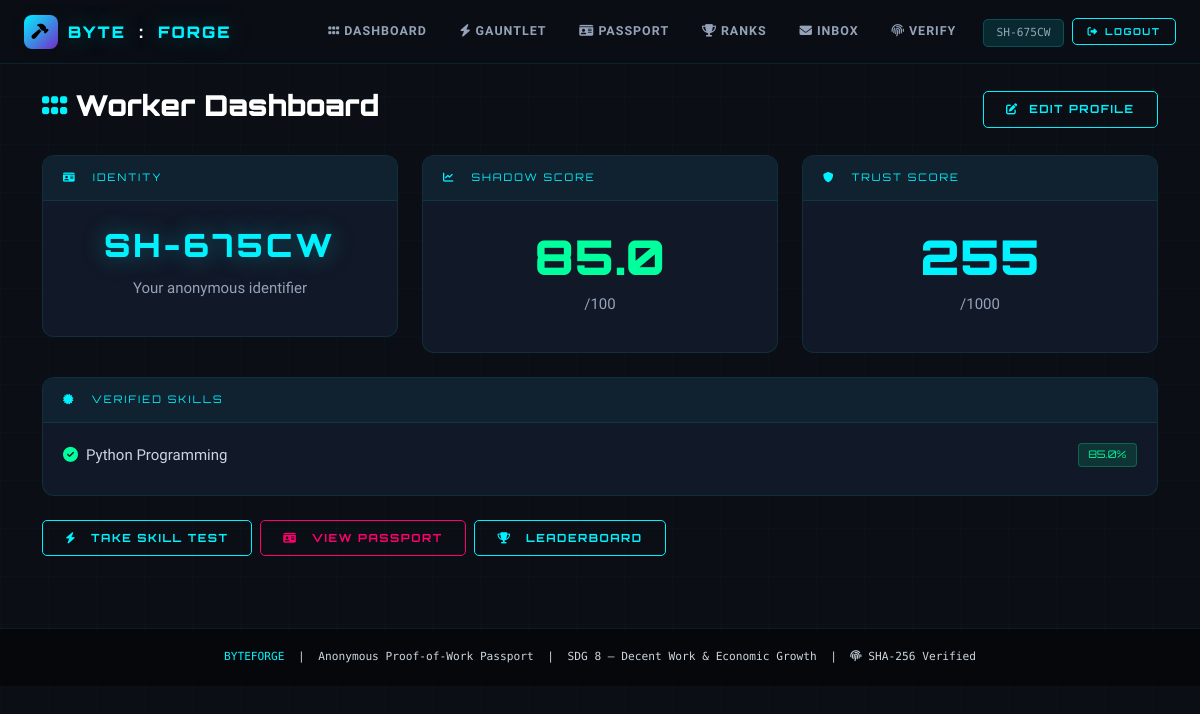
Screenshot of /worker/dashboard (signed in) with the database file from the repository.
### models.py (models this page shows, shortened)
class User(UserMixin, db.Model):
    __tablename__ = 'users'
    id = db.Column(db.Integer, primary_key=True)
    name = db.Column(db.String(120), nullable=False)
    email = db.Column(db.String(120), unique=True, nullable=False, index=True)
    password_hash = db.Column(db.String(256), nullable=False)
    role = db.Column(db.String(20), nullable=False, default='worker', index=True)
    anonymous_id = db.Column(db.String(20), unique=True, nullable=True, index=True)
    shadow_score = db.Column(db.Float, default=0.0)
    trust_score = db.Column(db.Float, default=0.0)
    bio = db.Column(db.Text, nullable=True)
    location = db.Column(db.String(120), nullable=True)
    created_at = db.Column(db.DateTime, default=datetime.utcnow, index=True)
    verified_skills = db.relationship('VerifiedSkill', backref='worker', lazy=True, cascade='all, delete-orphan')
    shortlisted_by = db.relationship('Shortlist', foreign_keys='Shortlist.worker_id', backref='worker', lazy=True, cascade='all, delete-orphan')
    shortlisted = db.relationship('Shortlist', foreign_keys='Shortlist.employer_id', backref='employer', lazy=True, cascade='all, delete-orphan')
    sent_messages = db.relationship('Message', foreign_keys='Message.sender_id', backref='sender', lazy=True)
    received_messages = db.relationship('Message', foreign_keys='Message.receiver_id', backref='receiver', lazy=True)

class Skill(db.Model):
    __tablename__ = 'skills'
    id = db.Column(db.Integer, primary_key=True)
    name = db.Column(db.String(120), nullable=False, unique=True)
    category = db.Column(db.String(80), nullable=False, index=True)
    icon = db.Column(db.String(40), nullable=True, default='fa-code')
    questions = db.relationship('Question', backref='skill', lazy=True, cascade='all, delete-orphan')
    verified_skills = db.relationship('VerifiedSkill', backref='skill', lazy=True)

class VerifiedSkill(db.Model):
    __tablename__ = 'verified_skills'
    id = db.Column(db.Integer, primary_key=True)
    user_id = db.Column(db.Integer, db.ForeignKey('users.id'), nullable=False, index=True)
    skill_id = db.Column(db.Integer, db.ForeignKey('skills.id'), nullable=False, index=True)
    score = db.Column(db.Float, nullable=False)
    skill_hash = db.Column(db.String(64), unique=True, nullable=False, index=True)
    verified_at = db.Column(db.DateTime, default=datetime.utcnow, index=True)
    __table_args__ = (
        Index('idx_user_skill', 'user_id', 'skill_id'),
    )

### routes/worker.py (the view)
@worker_bp.route('/dashboard')
@login_required
@worker_required
def dashboard():
    verified = VerifiedSkill.query.filter_by(user_id=current_user.id)\
                    .order_by(VerifiedSkill.verified_at.desc()).all()
    verified_skills = []
    for v in verified:
        skill = Skill.query.get(v.skill_id)
        if skill:
            verified_skills.append({'name': skill.name, 'score': v.score})
    attempts = TestAttempt.query.filter_by(user_id=current_user.id)\
                    .order_by(TestAttempt.taken_at.desc()).limit(5).all()
    inbox_count = Message.query.filter_by(receiver_id=current_user.id, is_read=False).count()
    return render_template('worker_dashboard.html',
                           worker=current_user,
                           verified_skills=verified_skills,
                           recent_attempts=attempts,
                           inbox_count=inbox_count)

### routes/worker.py (called while the page is built)
def worker_required(f):
    @wraps(f)
    def decorated(*args, **kwargs):
        if not current_user.is_authenticated or current_user.role != 'worker':
            flash('Worker access required.', 'danger')
            return redirect(url_for('auth.worker_login'))
        return f(*args, **kwargs)
    return decorated

### templates/worker_dashboard.html
{% extends "base.html" %}
{% block content %}
<div class="d-flex justify-content-between align-items-center mb-4">
  <h2 class="page-title"><i class="fas fa-grip-horizontal me-2" style="color:var(--cyan);"></i>Worker Dashboard</h2>
  <a href="/worker/profile" class="btn-c"><i class="fas fa-edit me-1"></i>Edit Profile</a>
</div>
<div class="row">
  <div class="col-md-4">
    <div class="card">
      <div class="card-header"><i class="fas fa-id-card me-2"></i>IDENTITY</div>
      <div class="card-body text-center">
        <div class="anon-id" style="font-size:2rem;">{{ worker.anonymous_id }}</div>
        <p class="text-m mt-2">Your anonymous identifier</p>
      </div>
    </div>
  </div>
  <div class="col-md-4">
    <div class="card">
      <div class="card-header"><i class="fas fa-chart-line me-2"></i>SHADOW SCORE</div>
      <div class="card-body text-center">
        <div style="font-family:var(--F);font-size:3rem;font-weight:900;color:var(--green);">{{ "%.1f"|format(worker.shadow_score) }}</div>
        <p class="text-m">/100</p>
      </div>
    </div>
  </div>
  <div class="col-md-4">
    <div class="card">
      <div class="card-header"><i class="fas fa-shield me-2"></i>TRUST SCORE</div>
      <div class="card-body text-center">
        <div style="font-family:var(--F);font-size:3rem;font-weight:900;color:var(--cyan);">{{ "%.0f"|format(worker.trust_score) }}</div>
        <p class="text-m">/1000</p>
      </div>
    </div>
  </div>
</div>
<div class="card">
  <div class="card-header"><i class="fas fa-certificate me-2"></i>VERIFIED SKILLS</div>
  <div class="card-body">
    {% if verified_skills %}
      {% for vs in verified_skills %}
      <div class="d-flex justify-content-between align-items-center mb-2">
        <span><i class="fas fa-check-circle text-g me-2"></i>{{ vs.name }}</span>
        <span class="badge-high">{{ vs.score }}%</span>
      </div>
      {% endfor %}
    {% else %}
      <p class="text-m text-center">No verified skills yet. Take a test to get started!</p>
    {% endif %}
  </div>
</div>
<div class="d-flex gap-2">
  <a href="/worker/skills" class="btn-c"><i class="fas fa-bolt me-2"></i>Take Skill Test</a>
  <a href="/worker/passport" class="btn-cp"><i class="fas fa-id-card me-2"></i>View Passport</a>
  <a href="/worker/leaderboard" class="btn-c"><i class="fas fa-trophy me-2"></i>Leaderboard</a>
</div>
{% endblock %}

### templates/base.html (shortened to what this page needs)
<!DOCTYPE html>
<html lang="en">
<head>
  <link href="https://cdn.jsdelivr.net/npm/bootstrap@5.3.3/dist/css/bootstrap.min.css" rel="stylesheet"/>
  <link href="https://cdnjs.cloudflare.com/ajax/libs/font-awesome/6.5.0/css/all.min.css" rel="stylesheet"/>
</head>
<body>
<nav class="navbar navbar-expand-lg">
  <div class="container-fluid px-3 px-lg-4">
    <a class="navbar-brand" href="/">
      <div class="brand-shield"><i class="fas fa-hammer"></i></div>
      BYTE<span style="color:#fff;margin:0 3px">:</span>FORGE
    </a>
    <div class="collapse navbar-collapse" id="navMain">
      <ul class="navbar-nav ms-auto align-items-center gap-1 py-2 py-lg-0">
        {% if current_user.is_authenticated %}
          {% if current_user.role == 'worker' %}
            <li class="nav-item"><a class="nav-link" href="/worker/dashboard"><i class="fas fa-grip-horizontal me-1"></i>Dashboard</a></li>
            <li class="nav-item"><a class="nav-link" href="/worker/skills"><i class="fas fa-bolt me-1"></i>Gauntlet</a></li>
            <li class="nav-item"><a class="nav-link" href="/worker/passport"><i class="fas fa-id-card me-1"></i>Passport</a></li>
            <li class="nav-item"><a class="nav-link" href="/worker/leaderboard"><i class="fas fa-trophy me-1"></i>Ranks</a></li>
            <li class="nav-item"><a class="nav-link" href="/worker/inbox"><i class="fas fa-envelope me-1"></i>Inbox</a></li>
          {% endif %}
          <li class="nav-item"><a class="nav-link" href="/verify"><i class="fas fa-fingerprint me-1"></i>Verify</a></li>
          <li class="nav-item ms-2">
            <span style="font-family:var(--M);font-size:.7rem;color:var(--muted);padding:.4rem .8rem;background:var(--cyan-dim);border:1px solid var(--border2);border-radius:5px;">
              {{ current_user.anonymous_id or current_user.name[:12] }}
            </span>
          </li>
          <li class="nav-item ms-1">
            <a class="btn-c" href="/logout" style="padding:.35rem .9rem; font-size:.6rem;"><i class="fas fa-sign-out-alt"></i> Logout</a>
          </li>
        {% endif %}
      </ul>
    </div>
  </div>
</nav>
<main class="container py-4">
{% block content %}{% endblock %}
</main>
<footer>
  <div class="container">
    <span class="text-c">BYTEFORGE</span> &nbsp;|&nbsp;
    Anonymous Proof-of-Work Passport &nbsp;|&nbsp;
    SDG 8 — Decent Work &amp; Economic Growth &nbsp;|&nbsp;
    <i class="fas fa-fingerprint"></i> SHA-256 Verified
  </div>
</footer>
</body>
</html>

### templates/base.html (style rules this page uses)
:root { --bg: #0b0e14; --bg2: #0f1520; --bg3: #111827; --bg4: #151f30; --cyan: #00f2ff; --cyan-dim: rgba(0,242,255,.12); --cyan-glow: 0 0 24px rgba(0,242,255,.35); --pink: #ff006e; --pink-dim: rgba(255,0,110,.12); --pink-glow: 0 0 24px rgba(255,0,110,.35); --purple: #7928ca; --green: #00ff9d; --yellow: #ffd60a; --red: #ff3860; --text: #e2e8f0; --muted: #94a3b8; --border: rgba(0,242,255,.10); --border2: rgba(0,242,255,.20); --F: 'Orbitron', monospace; --M: 'Share Tech Mono', monospace; --B: 'Rajdhani', sans-serif; }
* { box-sizing: border-box; margin: 0; padding: 0; }
html { scroll-behavior: smooth; }
body { background: var(--bg); color: var(--text); font-family: var(--B); font-size: 15px; min-height: 100vh; overflow-x: hidden; }
body::before { content: ''; position: fixed; inset: 0; z-index: 0; pointer-events: none; background-image: linear-gradient(rgba(0,242,255,.025) 1px, transparent 1px), linear-gradient(90deg, rgba(0,242,255,.025) 1px, transparent 1px); background-size: 48px 48px; }
main { position: relative; z-index: 1; }
.navbar { background: rgba(11,14,20,.97) !important; border-bottom: 1px solid var(--border); backdrop-filter: blur(20px); padding: .6rem 0; position: sticky; top: 0; z-index: 1000; }
.navbar-brand { font-family: var(--F); font-weight: 900; font-size: 1rem; color: var(--cyan) !important; letter-spacing: 2px; text-shadow: var(--cyan-glow); display: flex; align-items: center; gap: 10px; }
.brand-shield { width: 34px; height: 34px; border-radius: 8px; background: linear-gradient(135deg, var(--cyan), var(--purple)); display: flex; align-items: center; justify-content: center; color: #000; font-size: .95rem; }
.nav-link { font-family: var(--B); font-weight: 600; font-size: .78rem; letter-spacing: 1px; text-transform: uppercase; color: var(--muted) !important; padding: .45rem .9rem !important; border-radius: 5px; transition: color .2s, background .2s; }
.card { background: var(--bg3); border: 1px solid var(--border); border-radius: 12px; transition: border-color .3s, box-shadow .3s; margin-bottom: 1.5rem; }
.card-header { background: rgba(0,242,255,.04); border-bottom: 1px solid var(--border); padding: .9rem 1.25rem; border-radius: 12px 12px 0 0 !important; font-family: var(--F); font-size: .65rem; letter-spacing: 2px; color: var(--cyan); display: flex; align-items: center; gap: .5rem; text-transform: uppercase; }
.card-body { padding: 1.25rem; }
.btn-c, .btn-cp, .btn-cd, .btn-cs { display: inline-flex; align-items: center; gap: .4rem; font-family: var(--F); font-size: .7rem; font-weight: 700; letter-spacing: 1.5px; text-transform: uppercase; padding: .55rem 1.4rem; border-radius: 5px; border: 1px solid; cursor: pointer; text-decoration: none; transition: all .25s; white-space: nowrap; background: transparent; }
.btn-c { border-color: var(--cyan); color: var(--cyan); }
.btn-cp { border-color: var(--pink); color: var(--pink); }
.badge-high { background: rgba(0,255,157,.12); color: var(--green); border: 1px solid rgba(0,255,157,.25); font-family: var(--F); font-size: .65rem; padding: .2rem .6rem; border-radius: 4px; }
.page-title { font-family: var(--F); font-weight: 900; font-size: 1.8rem; color: #ffffff !important; }
.anon-id { font-family: var(--F); font-size: 1.1rem; font-weight: 900; color: var(--cyan); letter-spacing: 3px; text-shadow: var(--cyan-glow); }
.text-c { color: var(--cyan) !important; }
.text-g { color: var(--green) !important; }
.text-m { color: var(--muted) !important; }
p, li, span, div { color: #cbd5e1; }
strong, b, h1, h2, h3, h4, h5, h6 { color: #ffffff !important; }
footer { position: relative; z-index: 1; background: rgba(0,0,0,.5); border-top: 1px solid var(--border); padding: 1.25rem 0; text-align: center; font-family: var(--M); font-size: .7rem; color: var(--muted); margin-top: 3rem; }

### rows the page displays
User: anonymous "SH-675CW", anonymous_id "SH-675CW", shadow_score "85.0", trust_score "255"
Skill: name "Python Programming"
VerifiedSkill: score "85.0"
